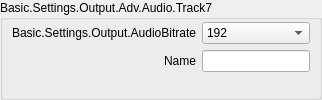
                            <widget class="QGroupBox" name="groupBox_20">
                             <property name="sizePolicy">
                              <sizepolicy hsizetype="Preferred" vsizetype="Preferred">
                               <horstretch>0</horstretch>
                               <verstretch>0</verstretch>
                              </sizepolicy>
                             </property>
                             <property name="title">
                              <string>Basic.Settings.Output.Adv.Audio.Track7</string>
                             </property>
                             <layout class="QFormLayout" name="formLayout_70">
                              <property name="fieldGrowthPolicy">
                               <enum>QFormLayout::FieldGrowthPolicy::AllNonFixedFieldsGrow</enum>
                              </property>
                              <property name="labelAlignment">
                               <set>Qt::AlignmentFlag::AlignRight|Qt::AlignmentFlag::AlignTrailing|Qt::AlignmentFlag::AlignVCenter</set>
                              </property>
                              <property name="leftMargin">
                               <number>9</number>
                              </property>
                              <property name="topMargin">
                               <number>2</number>
                              </property>
                              <property name="rightMargin">
                               <number>9</number>
                              </property>
                              <property name="bottomMargin">
                               <number>9</number>
                              </property>
                              <item row="0" column="0">
                               <widget class="QLabel" name="advOutTrack7BitrateLabel">
                                <property name="minimumSize">
                                 <size>
                                  <width>170</width>
                                  <height>0</height>
                                 </size>
                                </property>
                                <property name="text">
                                 <string>Basic.Settings.Output.AudioBitrate</string>
                                </property>
                                <property name="alignment">
                                 <set>Qt::AlignmentFlag::AlignRight|Qt::AlignmentFlag::AlignTrailing|Qt::AlignmentFlag::AlignVCenter</set>
                                </property>
                                <property name="buddy">
                                 <cstring>advOutTrack7Bitrate</cstring>
                                </property>
                               </widget>
                              </item>
                              <item row="0" column="1">
                               <widget class="QComboBox" name="advOutTrack7Bitrate">
                                <property name="sizePolicy">
                                 <sizepolicy hsizetype="Preferred" vsizetype="Preferred">
                                  <horstretch>0</horstretch>
                                  <verstretch>0</verstretch>
                                 </sizepolicy>
                                </property>
                                <property name="currentIndex">
                                 <number>8</number>
                                </property>
                                <item>
                                 <property name="text">
                                  <string>32</string>
                                 </property>
                                </item>
                                <item>
                                 <property name="text">
                                  <string>48</string>
                                 </property>
                                </item>
                                <item>
                                 <property name="text">
                                  <string>64</string>
                                 </property>
                                </item>
                                <item>
                                 <property name="text">
                                  <string>80</string>
                                 </property>
                                </item>
                                <item>
                                 <property name="text">
                                  <string>96</string>
                                 </property>
                                </item>
                                <item>
                                 <property name="text">
                                  <string>112</string>
                                 </property>
                                </item>
                                <item>
                                 <property name="text">
                                  <string>128</string>
                                 </property>
                                </item>
                                <item>
                                 <property name="text">
                                  <string>160</string>
                                 </property>
                                </item>
                                <item>
                                 <property name="text">
                                  <string>192</string>
                                 </property>
                                </item>
                                <item>
                                 <property name="text">
                                  <string>256</string>
                                 </property>
                                </item>
                                <item>
                                 <property name="text">
                                  <string>320</string>
                                 </property>
                                </item>
                               </widget>
                              </item>
                              <item row="1" column="0">
                               <widget class="QLabel" name="label_9002">
                                <property name="text">
                                 <string>Name</string>
                                </property>
                                <property name="buddy">
                                 <cstring>advOutTrack7Name</cstring>
                                </property>
                               </widget>
                              </item>
                              <item row="1" column="1">
                               <widget class="QLineEdit" name="advOutTrack7Name">
                                <property name="sizePolicy">
                                 <sizepolicy hsizetype="Expanding" vsizetype="Preferred">
                                  <horstretch>0</horstretch>
                                  <verstretch>0</verstretch>
                                 </sizepolicy>
                                </property>
                               </widget>
                              </item>
                             </layout>
                            </widget>
